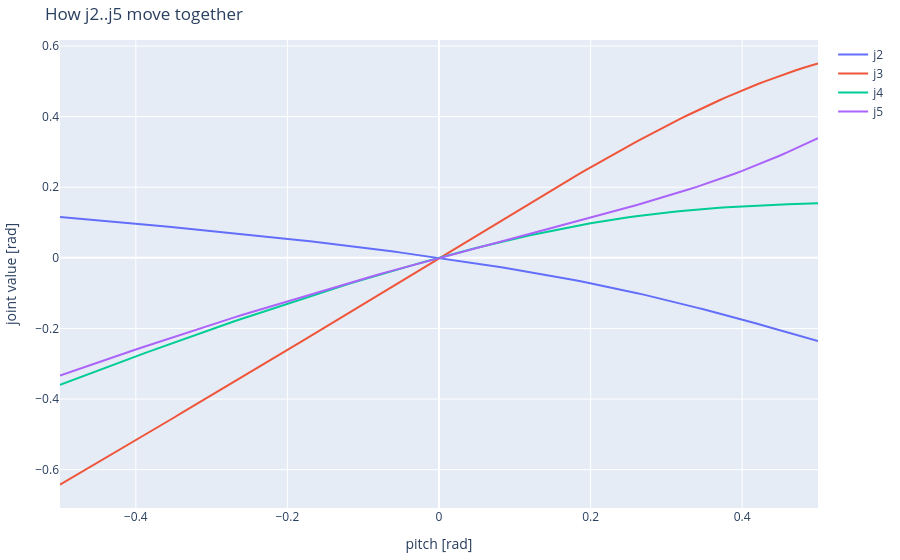

The code cell stored with this chart in its notebook:
### Markdown cell above
## 3. Moving the joints together: a reduced problem

![The three reduced coordinates](figures/rcm_reduced.png)

With the RCM fixed, the instrument keeps only three degrees of freedom:

| Reduced coordinate | Motion | Joints |
|---|---|---|
| swing $\psi$ | rotation about the horizontal $x$ axis through the RCM | `j1` alone (its axis passes through the RCM) |
| pitch $\varphi$ | rotation about the horizontal $y$ axis through the RCM | `j2`, `j3`, `j4`, `j5` together |
| insertion $d$ | translation along the instrument | `j6` alone |

Six joints, but only three independent coordinates: the RCM constraint **reduces** the problem from six to three degrees of freedom.
`j1` and `j6` already respect the RCM on their own. The difficult one is the pitch:

![The S2RK arm pivoting about the RCM](figures/rcm_robot.png)

For a pitch $\varphi$ we need joint values $(j_2, j_3, j_4, j_5)$ such that, in the side view:

1. the instrument axis passes through the RCM (no sideways offset);
2. the same point of the shaft stays at the RCM (pivoting, not sliding; sliding is the job of `j6`);
3. the instrument is turned by $\varphi$.

These are 3 equations for 4 unknowns, so there are many solutions. We chose the one with the **smallest joint motion**: starting at HOME, the pitch was increased in small steps, and at each step the joint velocities were computed with the pseudo-inverse of the Jacobian of these three constraints, exactly as in the differential kinematics you studied before.
The result is stored in `rcm_coupling.csv`, and `kh.parallelogram_joints(pitch)` reads it:

### Code cell
pitch_min, pitch_max = kh.pitch_range()
pitch_values = np.linspace(pitch_min, pitch_max, 101)        # [rad]
parallelogram = np.array([kh.parallelogram_joints(pitch) for pitch in pitch_values])

kh.plot_series(pitch_values, {"j2": parallelogram[:, 0], "j3": parallelogram[:, 1],
                              "j4": parallelogram[:, 2], "j5": parallelogram[:, 3]},
               xlabel="pitch [rad]", ylabel="joint value [rad]", title="How j2..j5 move together")
